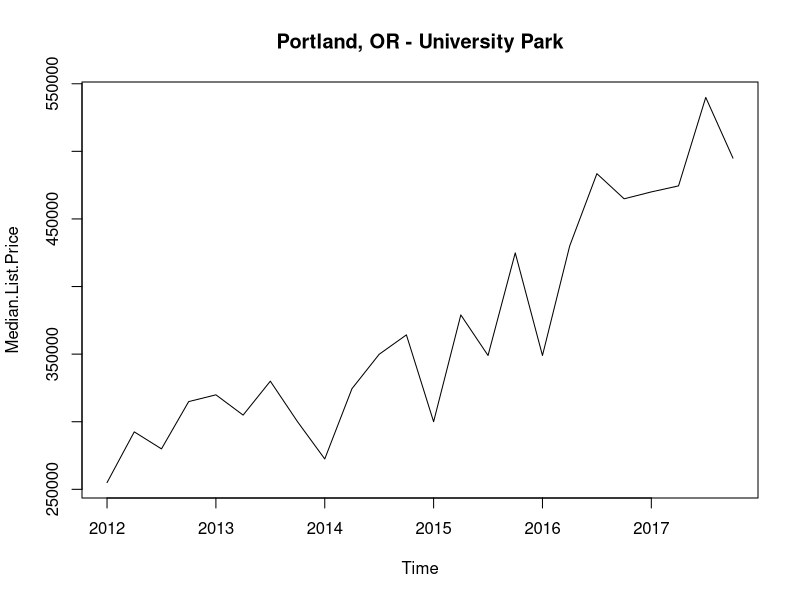
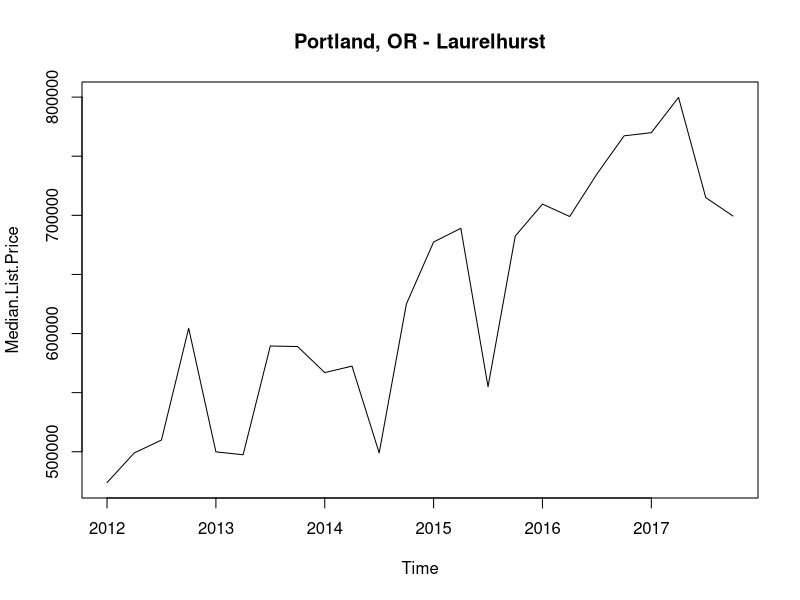
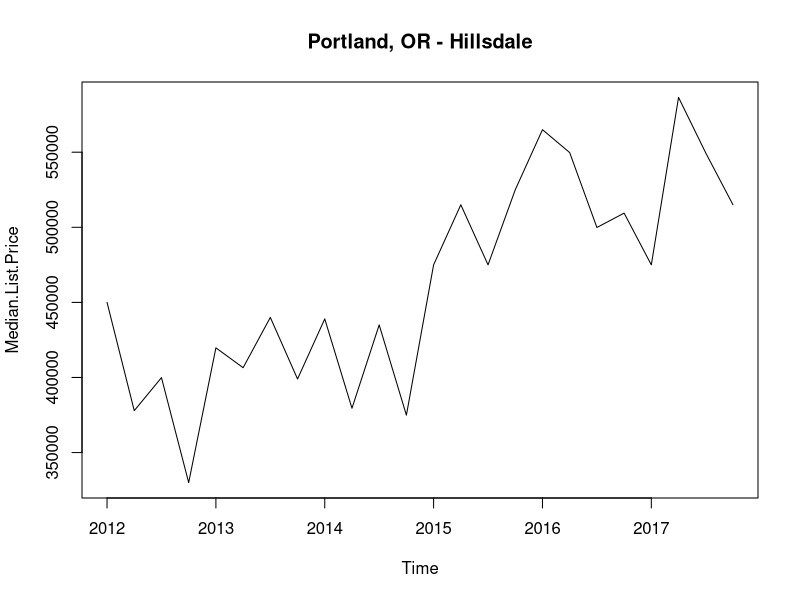
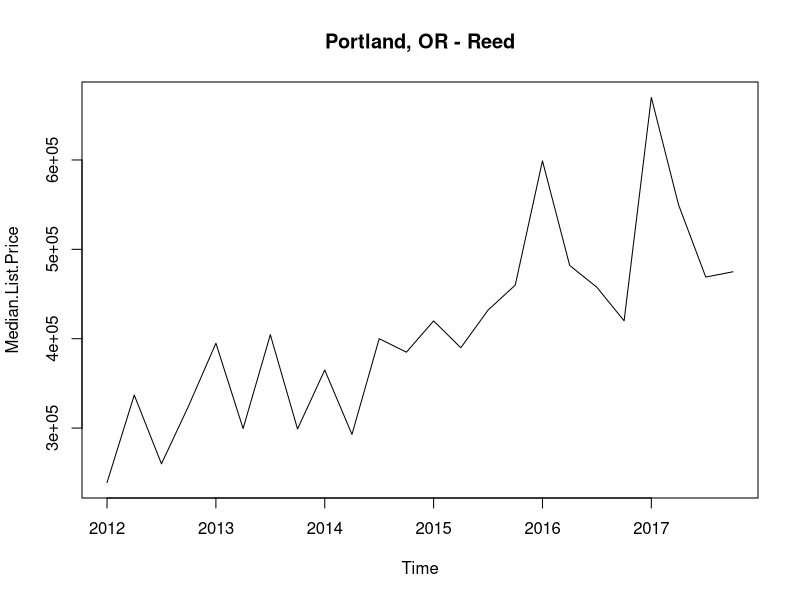
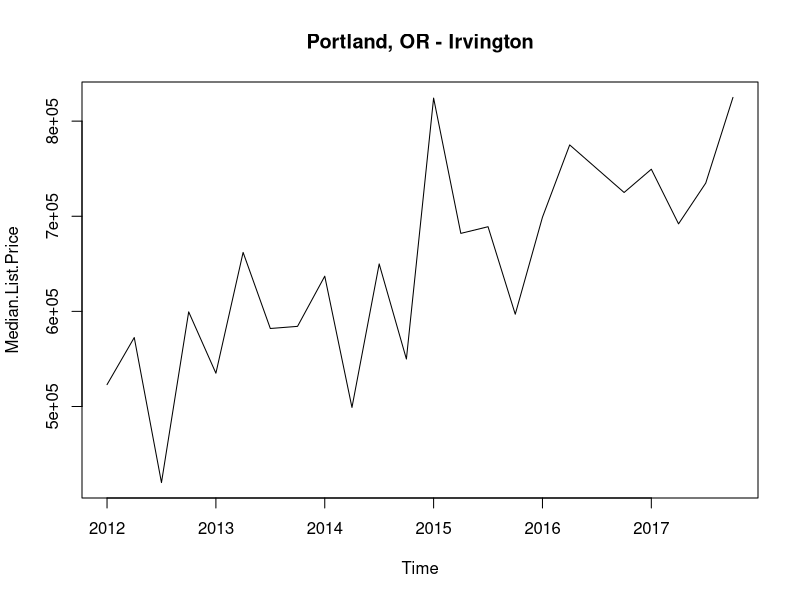
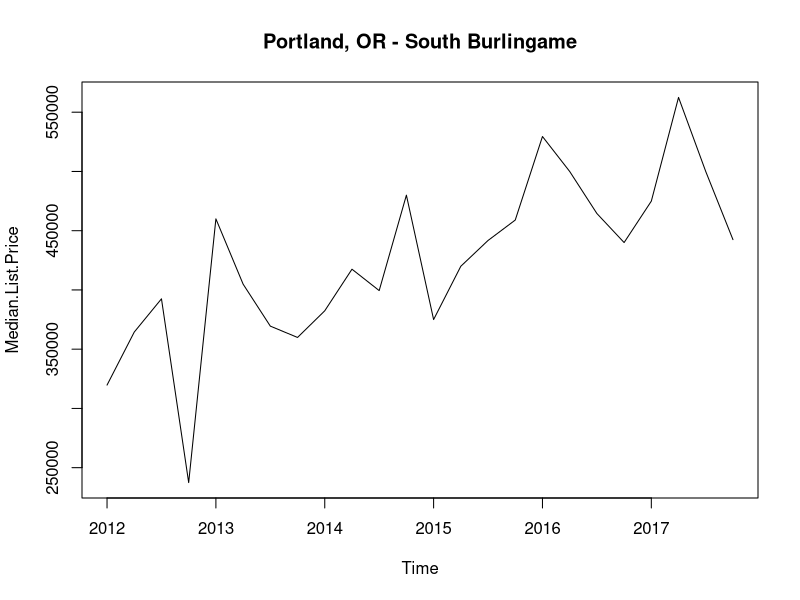
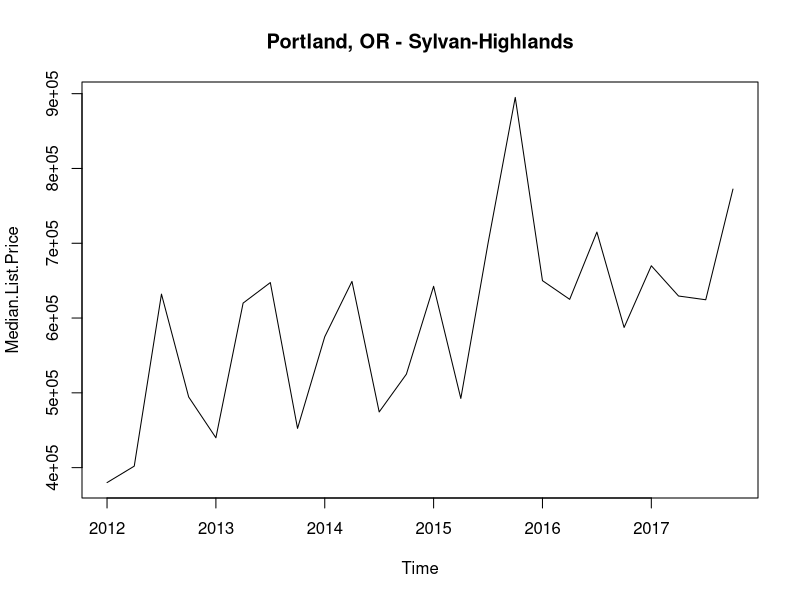
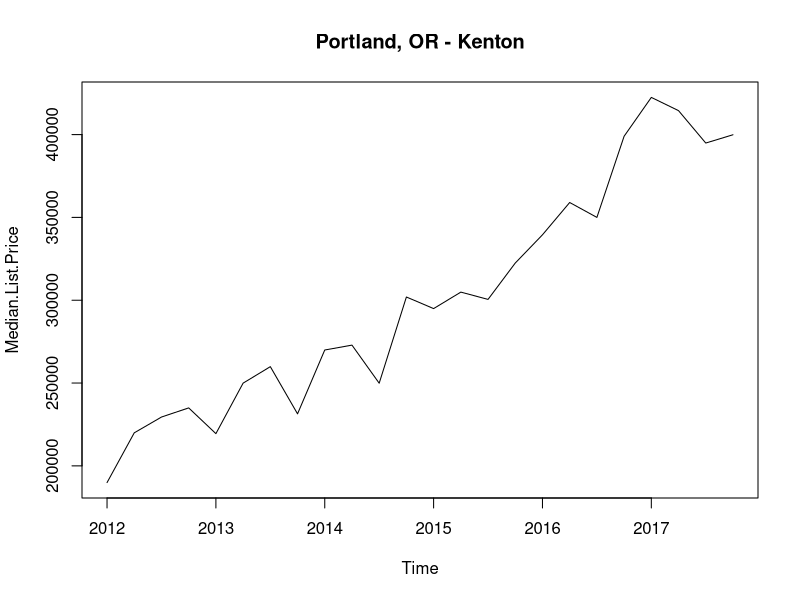

These charts were generated, in order, by the following R code:
## ---- chunk 1
library(dplyr)
# load all redfin data into the data frame
Oregon.df <- read.csv("Redfin Data Portland_ All Residential_filtered.csv")
#Select and summarize only the home variables
selected.var <-c(2, 6, 9, 24, 27, 30, 39)
Home_data.df = Oregon.df[, selected.var]
print("Relavent Housing variables summary")
summary(Home_data.df)
#Select and summarize only the time variables 
selected.var <-c(33, 34, 35)
Time_data.df = Oregon.df[, selected.var]
print("Relavent Time variables summary")
summary(Time_data.df)
#Select and summarize only the time variables 
selected.var <-c(40, 41, 45)
Time_data.df = Oregon.df[, selected.var]
print("Relavent Location variables summary")
summary(Time_data.df)
## ---- chunk 2
# filter to just neighborhood records - the full set has by zipcode, and other breakdowns we don't care about
neighborhoods.df <- Oregon.df[Oregon.df$Region.Type == "neighborhood",]
## ---- chunk 3
# filter out the last two years to make training data. Doesn't work yet, working on syntax.
neighborhoods.df <- neighborhoods.df[strptime(neighborhoods.df$Period.Begin, format="%m/%d/%Y") < strptime('1/Jan/2016:00:01:00',format='%d/%b/%Y:%H:%M:%S'),]

# load the training data list of unique neighborhoods into an array for iteration
neighborhoods.array <- unique(neighborhoods.df$Region, incomparables = FALSE)
## ---- chunk 4
# Create a storage array for our results
neighborhoodsSummary.array <- array()

#We want to store: neighborhood name, timeseries
neighborhoodsSummary.array <- c("")
## ---- chunk 5
#loop through all the neighboorhoods and for each create a timeseries and print the plot
for (neighborhood in neighborhoods.array){
# use if just want to look at one neighborhood: for (neighborhood in c("Portland, OR - Rose City Park")){

  #select a neighborhood into a dataframe
  oneNeighborhood.df <- neighborhoods.df[Oregon.df$Region == neighborhood,]
  
  #filter out the observations for months that aren't January (1), April (4), July (7), October (10). 
  #Note that had to invert, so selected ones that did not have these patterns matched.
  oneNeighborhood.df<-oneNeighborhood.df[grep("2/|3/|5/|6/|8/|9/|11/|12/", oneNeighborhood.df$Period.Begin, invert = TRUE),]

  # somehow they are out of order, now to sort the period.begin
  oneNeighborhood.df <- oneNeighborhood.df[order(as.Date(oneNeighborhood.df$Period.Begin, format="%m/%d/%Y")),]
  dat1 <- oneNeighborhood.df # save for debugging prior to removing columns
  
  #log how many rows each neighborhood has available
  cat(neighborhood, " has ", nrow(oneNeighborhood.df), " rows. \n")
  
  # select the median price column for the timeseries
  oneNeighborhood.df <- oneNeighborhood.df[c(18)]
  
  # create the timeseries
  oneNeighborhood.timeseries <- ts(oneNeighborhood.df, frequency=4, start=c(2012,1))
  # plot and set title to the appropriate heading
  plot(oneNeighborhood.timeseries, main=neighborhood)

}

